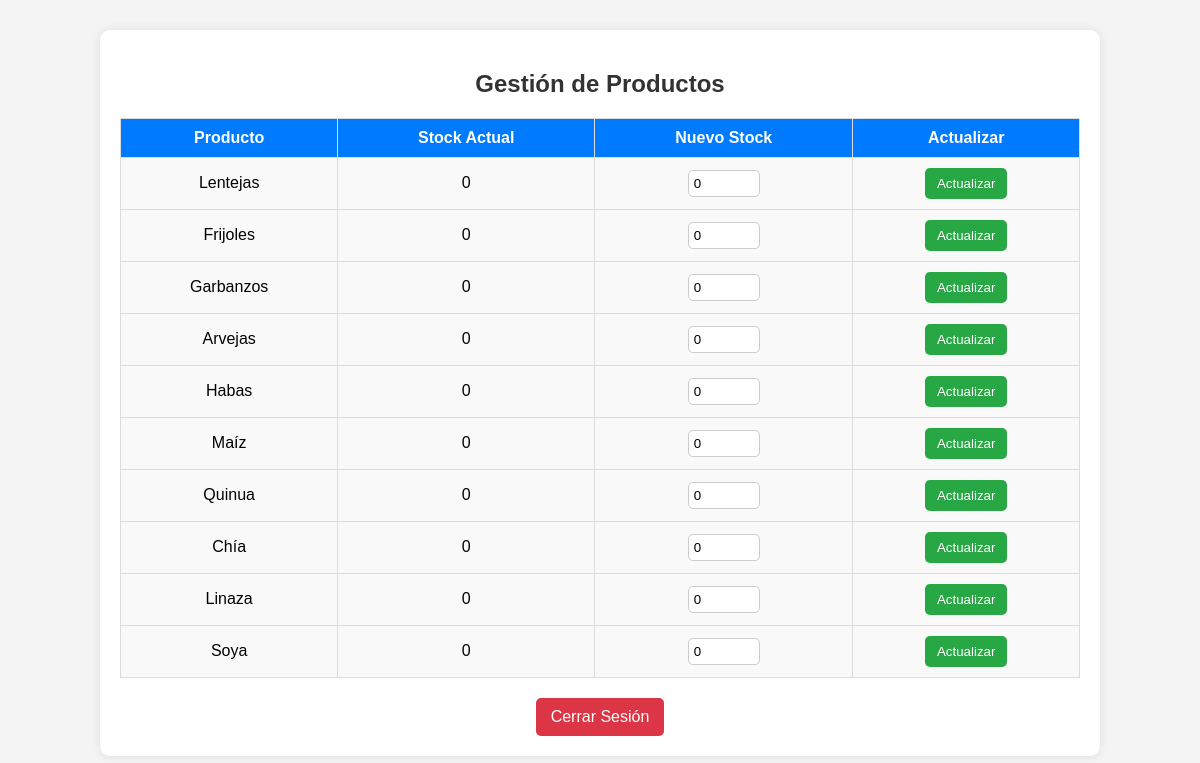
Page /proveedor.php (signed in) on the committed database.
### tables this page shows
CREATE TABLE `productos` (
  `id_producto` int(11) NOT NULL,
  `nombre` varchar(100) NOT NULL,
  `categoria` varchar(50) DEFAULT NULL,
  `precio` decimal(10,2) NOT NULL,
  `stock` int(11) NOT NULL,
  `estado` enum('Bueno','Malo','Regular') NOT NULL DEFAULT 'Bueno',
  `id_proveedor` int(11) DEFAULT NULL,
  `cantidad` int(11) NOT NULL DEFAULT 0
);

### proveedor.php (the view, shortened to what this page needs)
<?php
include("db.php");
?>
<!DOCTYPE html>
<html lang="es">
<head>
    <link rel="stylesheet" href="prove.css">
</head>
<body>
    <div class="container">
        <h2>Gestión de Productos</h2>
        <table border="1">
            <tr>
                <th>Producto</th>
                <th>Stock Actual</th>
                <th>Nuevo Stock</th>
                <th>Actualizar</th>
            </tr>
            <?php
            $result = $conn->query("SELECT id_producto, nombre, cantidad FROM productos");
            while ($row = $result->fetch_assoc()) {
                $stock_actual = $row['cantidad'] ?? 0;
                echo "<tr>
                        <td>{$row['nombre']}</td>
                        <td id='stock_{$row['id_producto']}'>{$stock_actual}</td>
                        <td><input type='number' id='nuevo_stock_{$row['id_producto']}' value='{$stock_actual}' min='0'></td>
                        <td><button onclick='actualizarStock({$row['id_producto']})'>Actualizar</button></td>
                    </tr>";
            }
            ?>
        </table>
        <a href="logout.php" class="link-button">Cerrar Sesión</a>
    </div>
</body>
</html>

### prove.css (style rules this page uses)
body { font-family: Arial, sans-serif; background-color: #f4f4f4; margin: 0; padding: 0; }
.container { width: 80%; margin: 30px auto; background: #fff; padding: 20px; border-radius: 10px; box-shadow: 0px 0px 10px rgba(0, 0, 0, 0.1); text-align: center; }
h2 { color: #333; }
table { width: 100%; border-collapse: collapse; margin-top: 20px; }
th, td { border: 1px solid #ddd; padding: 10px; text-align: center; }
th { background: #007bff; color: white; }
td { background: #f9f9f9; }
input[type="number"] { width: 60px; padding: 5px; border: 1px solid #ccc; border-radius: 5px; }
button { background: #28a745; color: white; border: none; padding: 8px 12px; cursor: pointer; border-radius: 5px; transition: 0.3s; }
.link-button { display: inline-block; margin-top: 20px; padding: 10px 15px; background: #dc3545; color: white; text-decoration: none; border-radius: 5px; transition: 0.3s; }

### rows in the picture
productos: nombre "Lentejas", cantidad "0"
productos: nombre "Frijoles", cantidad "0"
productos: nombre "Garbanzos", cantidad "0"
productos: nombre "Arvejas", cantidad "0"
productos: nombre "Habas", cantidad "0"
productos: nombre "Maíz", cantidad "0"
productos: nombre "Quinua", cantidad "0"
productos: nombre "Chía", cantidad "0"
productos: nombre "Linaza", cantidad "0"
productos: nombre "Soya", cantidad "0"
